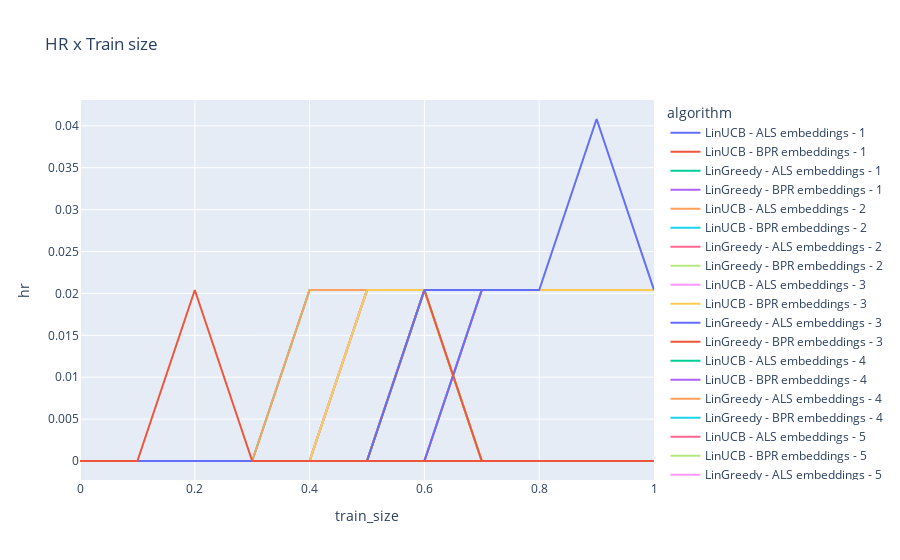

The cell this chart's notebook holds for it:
### Code cell
fig = px.line(df_results, x="train_size", y="hr", color='algorithm', title='HR x Train size')
fig.show()
fig.write_html('results-v11/hr_x_train_size.html')

### Figure 1 — Plotly figure (JSON) as saved in the notebook; plotly's stock layout.template omitted (floating-point values rounded to 4 significant figures)
{"data": [{"hovertemplate": "algorithm=LinUCB - ALS embeddings - 1<br>train_size=%{x}<br>hr=%{y}<extra></extra>", "legendgroup": "LinUCB - ALS embeddings - 1", "line": {"color": "#636efa", "dash": "solid"}, "marker": {"symbol": "circle"}, "mode": "lines", "name": "LinUCB - ALS embeddings - 1", "orientation": "v", "showlegend": true, "type": "scatter", "x": [0, 0.1, 0.2, 0.3, 0.4, 0.5, 0.6, 0.7, 0.8, 0.9, 1], "xaxis": "x", "y": [0, 0, 0, 0, 0, 0, 0.02041, 0.02041, 0.02041, 0.02041, 0.02041], "yaxis": "y"}, {"hovertemplate": "algorithm=LinUCB - BPR embeddings - 1<br>train_size=%{x}<br>hr=%{y}<extra></extra>", "legendgroup": "LinUCB - BPR embeddings - 1", "line": {"color": "#EF553B", "dash": "solid"}, "marker": {"symbol": "circle"}, "mode": "lines", "name": "LinUCB - BPR embeddings - 1", "orientation": "v", "showlegend": true, "type": "scatter", "x": [0, 0.1, 0.2, 0.3, 0.4, 0.5, 0.6, 0.7, 0.8, 0.9, 1], "xaxis": "x", "y": [0, 0, 0, 0, 0, 0, 0.02041, 0, 0, 0, 0], "yaxis": "y"}, {"hovertemplate": "algorithm=LinGreedy - ALS embeddings - 1<br>train_size=%{x}<br>hr=%{y}<extra></extra>", "legendgroup": "LinGreedy - ALS embeddings - 1", "line": {"color": "#00cc96", "dash": "solid"}, "marker": {"symbol": "circle"}, "mode": "lines", "name": "LinGreedy - ALS embeddings - 1", "orientation": "v", "showlegend": true, "type": "scatter", "x": [0, 0.1, 0.2, 0.3, 0.4, 0.5, 0.6, 0.7, 0.8, 0.9, 1], "xaxis": "x", "y": [0, 0, 0, 0, 0, 0, 0, 0.02041, 0.02041, 0.02041, 0.02041], "yaxis": "y"}, {"hovertemplate": "algorithm=LinGreedy - BPR embeddings - 1<br>train_size=%{x}<br>hr=%{y}<extra></extra>", "legendgroup": "LinGreedy - BPR embeddings - 1", "line": {"color": "#ab63fa", "dash": "solid"}, "marker": {"symbol": "circle"}, "mode": "lines", "name": "LinGreedy - BPR embeddings - 1", "orientation": "v", "showlegend": true, "type": "scatter", "x": [0, 0.1, 0.2, 0.3, 0.4, 0.5, 0.6, 0.7, 0.8, 0.9, 1], "xaxis": "x", "y": [0, 0, 0, 0, 0, 0, 0.02041, 0, 0, 0, 0], "yaxis": "y"}, {"hovertemplate": "algorithm=LinUCB - ALS embeddings - 2<br>train_size=%{x}<br>hr=%{y}<extra></extra>", "legendgroup": "LinUCB - ALS embeddings - 2", "line": {"color": "#FFA15A", "dash": "solid"}, "marker": {"symbol": "circle"}, "mode": "lines", "name": "LinUCB - ALS embeddings - 2", "orientation": "v", "showlegend": true, "type": "scatter", "x": [0, 0.1, 0.2, 0.3, 0.4, 0.5, 0.6, 0.7, 0.8, 0.9, 1], "xaxis": "x", "y": [0, 0, 0, 0, 0, 0, 0, 0.02041, 0.02041, 0.02041, 0.02041], "yaxis": "y"}, {"hovertemplate": "algorithm=LinUCB - BPR embeddings - 2<br>train_size=%{x}<br>hr=%{y}<extra></extra>", "legendgroup": "LinUCB - BPR embeddings - 2", "line": {"color": "#19d3f3", "dash": "solid"}, "marker": {"symbol": "circle"}, "mode": "lines", "name": "LinUCB - BPR embeddings - 2", "orientation": "v", "showlegend": true, "type": "scatter", "x": [0, 0.1, 0.2, 0.3, 0.4, 0.5, 0.6, 0.7, 0.8, 0.9, 1], "xaxis": "x", "y": [0, 0, 0, 0, 0, 0, 0.02041, 0, 0, 0, 0], "yaxis": "y"}, {"hovertemplate": "algorithm=LinGreedy - ALS embeddings - 2<br>train_size=%{x}<br>hr=%{y}<extra></extra>", "legendgroup": "LinGreedy - ALS embeddings - 2", "line": {"color": "#FF6692", "dash": "solid"}, "marker": {"symbol": "circle"}, "mode": "lines", "name": "LinGreedy - ALS embeddings - 2", "orientation": "v", "showlegend": true, "type": "scatter", "x": [0, 0.1, 0.2, 0.3, 0.4, 0.5, 0.6, 0.7, 0.8, 0.9, 1], "xaxis": "x", "y": [0, 0, 0, 0, 0, 0, 0, 0.02041, 0.02041, 0.02041, 0.02041], "yaxis": "y"}, {"hovertemplate": "algorithm=LinGreedy - BPR embeddings - 2<br>train_size=%{x}<br>hr=%{y}<extra></extra>", "legendgroup": "LinGreedy - BPR embeddings - 2", "line": {"color": "#B6E880", "dash": "solid"}, "marker": {"symbol": "circle"}, "mode": "lines", "name": "LinGreedy - BPR embeddings - 2", "orientation": "v", "showlegend": true, "type": "scatter", "x": [0, 0.1, 0.2, 0.3, 0.4, 0.5, 0.6, 0.7, 0.8, 0.9, 1], "xaxis": "x", "y": [0, 0, 0, 0, 0, 0, 0.02041, 0, 0, 0, 0], "yaxis": "y"}, {"hovertemplate": "algorithm=LinUCB - ALS embeddings - 3<br>train_size=%{x}<br>hr=%{y}<extra></extra>", "legendgroup": "LinUCB - ALS embeddings - 3", "line": {"color": "#FF97FF", "dash": "solid"}, "marker": {"symbol": "circle"}, "mode": "lines", "name": "LinUCB - ALS embeddings - 3", "orientation": "v", "showlegend": true, "type": "scatter", "x": [0, 0.1, 0.2, 0.3, 0.4, 0.5, 0.6, 0.7, 0.8, 0.9, 1], "xaxis": "x", "y": [0, 0, 0, 0, 0, 0, 0, 0.02041, 0.02041, 0.02041, 0.02041], "yaxis": "y"}, {"hovertemplate": "algorithm=LinUCB - BPR embeddings - 3<br>train_size=%{x}<br>hr=%{y}<extra></extra>", "legendgroup": "LinUCB - BPR embeddings - 3", "line": {"color": "#FECB52", "dash": "solid"}, "marker": {"symbol": "circle"}, "mode": "lines", "name": "LinUCB - BPR embeddings - 3", "orientation": "v", "showlegend": true, "type": "scatter", "x": [0, 0.1, 0.2, 0.3, 0.4, 0.5, 0.6, 0.7, 0.8, 0.9, 1], "xaxis": "x", "y": [0, 0, 0, 0, 0, 0, 0.02041, 0, 0, 0, 0], "yaxis": "y"}, {"hovertemplate": "algorithm=LinGreedy - ALS embeddings - 3<br>train_size=%{x}<br>hr=%{y}<extra></extra>", "legendgroup": "LinGreedy - ALS embeddings - 3", "line": {"color": "#636efa", "dash": "solid"}, "marker": {"symbol": "circle"}, "mode": "lines", "name": "LinGreedy - ALS embeddings - 3", "orientation": "v", "showlegend": true, "type": "scatter", "x": [0, 0.1, 0.2, 0.3, 0.4, 0.5, 0.6, 0.7, 0.8, 0.9, 1], "xaxis": "x", "y": [0, 0, 0, 0, 0, 0, 0, 0.02041, 0.02041, 0.02041, 0.02041], "yaxis": "y"}, {"hovertemplate": "algorithm=LinGreedy - BPR embeddings - 3<br>train_size=%{x}<br>hr=%{y}<extra></extra>", "legendgroup": "LinGreedy - BPR embeddings - 3", "line": {"color": "#EF553B", "dash": "solid"}, "marker": {"symbol": "circle"}, "mode": "lines", "name": "LinGreedy - BPR embeddings - 3", "orientation": "v", "showlegend": true, "type": "scatter", "x": [0, 0.1, 0.2, 0.3, 0.4, 0.5, 0.6, 0.7, 0.8, 0.9, 1], "xaxis": "x", "y": [0, 0, 0, 0, 0, 0, 0.02041, 0, 0, 0, 0], "yaxis": "y"}, {"hovertemplate": "algorithm=LinUCB - ALS embeddings - 4<br>train_size=%{x}<br>hr=%{y}<extra></extra>", "legendgroup": "LinUCB - ALS embeddings - 4", "line": {"color": "#00cc96", "dash": "solid"}, "marker": {"symbol": "circle"}, "mode": "lines", "name": "LinUCB - ALS embeddings - 4", "orientation": "v", "showlegend": true, "type": "scatter", "x": [0, 0.1, 0.2, 0.3, 0.4, 0.5, 0.6, 0.7, 0.8, 0.9, 1], "xaxis": "x", "y": [0, 0, 0, 0, 0.02041, 0.02041, 0.02041, 0.02041, 0.02041, 0.02041, 0.02041], "yaxis": "y"}, {"hovertemplate": "algorithm=LinUCB - BPR embeddings - 4<br>train_size=%{x}<br>hr=%{y}<extra></extra>", "legendgroup": "LinUCB - BPR embeddings - 4", "line": {"color": "#ab63fa", "dash": "solid"}, "marker": {"symbol": "circle"}, "mode": "lines", "name": "LinUCB - BPR embeddings - 4", "orientation": "v", "showlegend": true, "type": "scatter", "x": [0, 0.1, 0.2, 0.3, 0.4, 0.5, 0.6, 0.7, 0.8, 0.9, 1], "xaxis": "x", "y": [0, 0, 0, 0, 0, 0.02041, 0.02041, 0.02041, 0.02041, 0.02041, 0.02041], "yaxis": "y"}, {"hovertemplate": "algorithm=LinGreedy - ALS embeddings - 4<br>train_size=%{x}<br>hr=%{y}<extra></extra>", "legendgroup": "LinGreedy - ALS embeddings - 4", "line": {"color": "#FFA15A", "dash": "solid"}, "marker": {"symbol": "circle"}, "mode": "lines", "name": "LinGreedy - ALS embeddings - 4", "orientation": "v", "showlegend": true, "type": "scatter", "x": [0, 0.1, 0.2, 0.3, 0.4, 0.5, 0.6, 0.7, 0.8, 0.9, 1], "xaxis": "x", "y": [0, 0, 0, 0, 0.02041, 0.02041, 0.02041, 0.02041, 0.02041, 0.02041, 0.02041], "yaxis": "y"}, {"hovertemplate": "algorithm=LinGreedy - BPR embeddings - 4<br>train_size=%{x}<br>hr=%{y}<extra></extra>", "legendgroup": "LinGreedy - BPR embeddings - 4", "line": {"color": "#19d3f3", "dash": "solid"}, "marker": {"symbol": "circle"}, "mode": "lines", "name": "LinGreedy - BPR embeddings - 4", "orientation": "v", "showlegend": true, "type": "scatter", "x": [0, 0.1, 0.2, 0.3, 0.4, 0.5, 0.6, 0.7, 0.8, 0.9, 1], "xaxis": "x", "y": [0, 0, 0, 0, 0, 0.02041, 0.02041, 0.02041, 0.02041, 0.02041, 0.02041], "yaxis": "y"}, {"hovertemplate": "algorithm=LinUCB - ALS embeddings - 5<br>train_size=%{x}<br>hr=%{y}<extra></extra>", "legendgroup": "LinUCB - ALS embeddings - 5", "line": {"color": "#FF6692", "dash": "solid"}, "marker": {"symbol": "circle"}, "mode": "lines", "name": "LinUCB - ALS embeddings - 5", "orientation": "v", "showlegend": true, "type": "scatter", "x": [0, 0.1, 0.2, 0.3, 0.4, 0.5, 0.6, 0.7, 0.8, 0.9, 1], "xaxis": "x", "y": [0, 0, 0, 0, 0, 0.02041, 0.02041, 0.02041, 0.02041, 0.02041, 0.02041], "yaxis": "y"}, {"hovertemplate": "algorithm=LinUCB - BPR embeddings - 5<br>train_size=%{x}<br>hr=%{y}<extra></extra>", "legendgroup": "LinUCB - BPR embeddings - 5", "line": {"color": "#B6E880", "dash": "solid"}, "marker": {"symbol": "circle"}, "mode": "lines", "name": "LinUCB - BPR embeddings - 5", "orientation": "v", "showlegend": true, "type": "scatter", "x": [0, 0.1, 0.2, 0.3, 0.4, 0.5, 0.6, 0.7, 0.8, 0.9, 1], "xaxis": "x", "y": [0, 0, 0, 0, 0, 0.02041, 0.02041, 0.02041, 0.02041, 0.02041, 0.02041], "yaxis": "y"}, {"hovertemplate": "algorithm=LinGreedy - ALS embeddings - 5<br>train_size=%{x}<br>hr=%{y}<extra></extra>", "legendgroup": "LinGreedy - ALS embeddings - 5", "line": {"color": "#FF97FF", "dash": "solid"}, "marker": {"symbol": "circle"}, "mode": "lines", "name": "LinGreedy - ALS embeddings - 5", "orientation": "v", "showlegend": true, "type": "scatter", "x": [0, 0.1, 0.2, 0.3, 0.4, 0.5, 0.6, 0.7, 0.8, 0.9, 1], "xaxis": "x", "y": [0, 0, 0, 0, 0, 0.02041, 0.02041, 0.02041, 0.02041, 0.02041, 0.02041], "yaxis": "y"}, {"hovertemplate": "algorithm=LinGreedy - BPR embeddings - 5<br>train_size=%{x}<br>hr=%{y}<extra></extra>", "legendgroup": "LinGreedy - BPR embeddings - 5", "line": {"color": "#FECB52", "dash": "solid"}, "marker": {"symbol": "circle"}, "mode": "lines", "name": "LinGreedy - BPR embeddings - 5", "orientation": "v", "showlegend": true, "type": "scatter", "x": [0, 0.1, 0.2, 0.3, 0.4, 0.5, 0.6, 0.7, 0.8, 0.9, 1], "xaxis": "x", "y": [0, 0, 0, 0, 0, 0.02041, 0.02041, 0.02041, 0.02041, 0.02041, 0.02041], "yaxis": "y"}, {"hovertemplate": "algorithm=ALS<br>train_size=%{x}<br>hr=%{y}<extra></extra>", "legendgroup": "ALS", "line": {"color": "#636efa", "dash": "solid"}, "marker": {"symbol": "circle"}, "mode": "lines", "name": "ALS", "orientation": "v", "showlegend": true, "type": "scatter", "x": [0, 0.1, 0.2, 0.3, 0.4, 0.5, 0.6, 0.7, 0.8, 0.9, 1], "xaxis": "x", "y": [0, 0, 0, 0, 0, 0, 0.02041, 0.02041, 0.02041, 0.04082, 0.02041], "yaxis": "y"}, {"hovertemplate": "algorithm=BPR<br>train_size=%{x}<br>hr=%{y}<extra></extra>", "legendgroup": "BPR", "line": {"color": "#EF553B", "dash": "solid"}, "marker": {"symbol": "circle"}, "mode": "lines", "name": "BPR", "orientation": "v", "showlegend": true, "type": "scatter", "x": [0, 0.1, 0.2, 0.3, 0.4, 0.5, 0.6, 0.7, 0.8, 0.9, 1], "xaxis": "x", "y": [0, 0, 0.02041, 0, 0, 0, 0, 0, 0, 0, 0], "yaxis": "y"}], "layout": {"legend": {"title": {"text": "algorithm"}, "tracegroupgap": 0}, "title": {"text": "HR x Train size"}, "xaxis": {"anchor": "y", "domain": [0, 1], "title": {"text": "train_size"}}, "yaxis": {"anchor": "x", "domain": [0, 1], "title": {"text": "hr"}}}}
